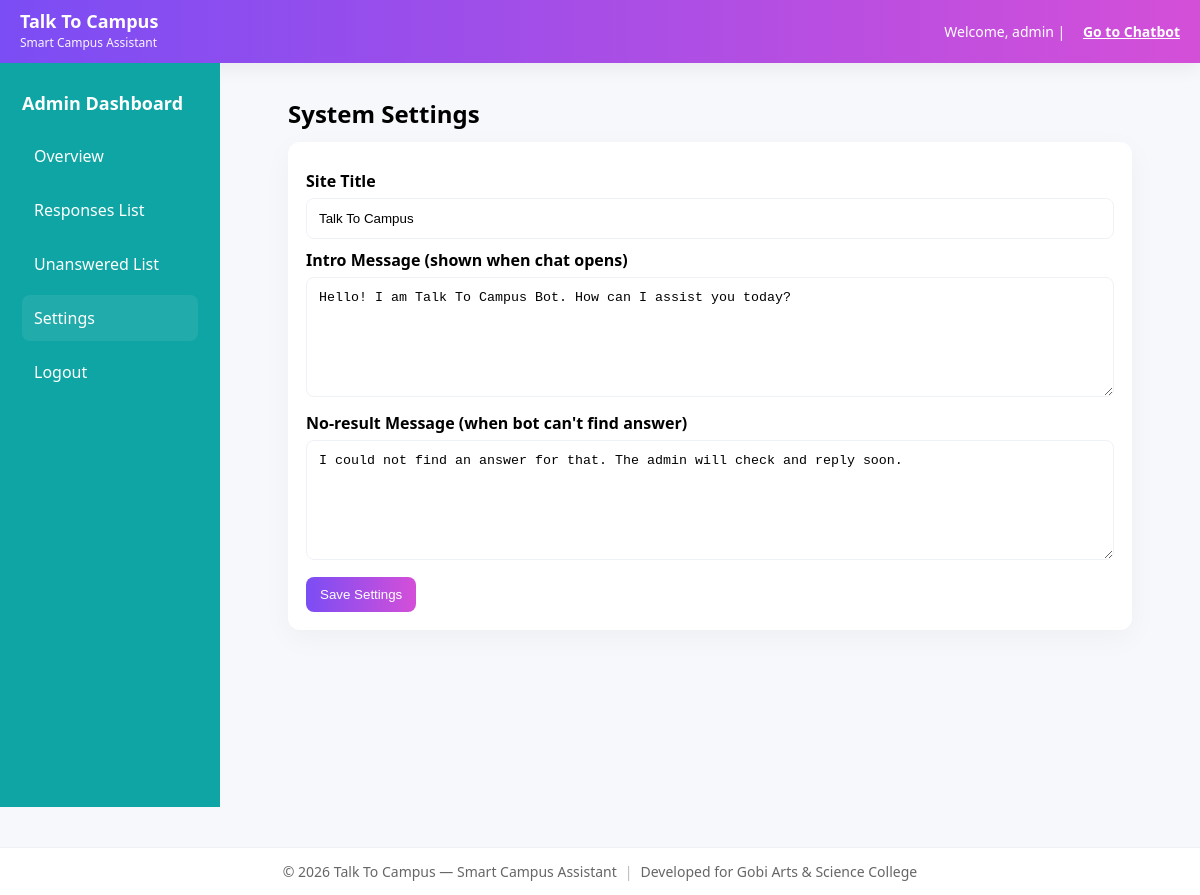
Screenshot of /admin/settings.php (signed in) with the database file from the repository.
### tables this page shows
CREATE TABLE system_info (
  id INT UNSIGNED NOT NULL AUTO_INCREMENT,
  site_title VARCHAR(255) DEFAULT 'Talk To Campus',
  intro_msg TEXT,
  no_result_msg TEXT,
  logo_path VARCHAR(255) DEFAULT NULL,
  updated_at DATETIME DEFAULT CURRENT_TIMESTAMP ON UPDATE CURRENT_TIMESTAMP,
  PRIMARY KEY (id)
);

### admin/settings.php (the view, shortened to what this page needs)
<?php
include_once __DIR__ . '/../includes/db.php';
$site_title = 'Talk To Campus';
$intro_msg  = "Hello! I'm Talk To Campus Bot. How can I assist you today?";
$no_result  = "I couldn't find an answer for that. We'll check with admin.";
$result = mysqli_query($mysqli, "SELECT * FROM system_info LIMIT 1");
if ($result && mysqli_num_rows($result) > 0) {
    $row = mysqli_fetch_assoc($result);
    $site_title = $row['site_title'];
    $intro_msg  = $row['intro_msg'];
    $no_result  = $row['no_result_msg'];
}
?>
<!doctype html>
<html lang="en">
<head>
</head>
<body>
  <div class="topbar" role="banner">
    <div class="brand" aria-label="Site title">
      <div class="title">Talk To Campus</div>
      <div class="subtitle">Smart Campus Assistant</div>
    </div>
    <div class="right">Welcome, <?php echo htmlspecialchars($_SESSION['admin_user']); ?> | <a style="color:#fff;text-decoration:underline" href="/TALK-TO-CAMPUS">Go to Chatbot</a></div>
  </div>
  <div class="layout">
    <aside class="sidebar" role="navigation" aria-label="Admin menu">
      <h3>Admin Dashboard</h3>
      <ul class="nav" role="menu">
        <li role="none"><a role="menuitem" href="dashboard.php">Overview</a></li>
        <li role="none"><a role="menuitem" href="responses.php">Responses List</a></li>
        <li role="none"><a role="menuitem" href="unanswered.php">Unanswered List</a></li>
        <li role="none"><a role="menuitem" href="settings.php" class="active">Settings</a></li>
        <li role="none"><a role="menuitem" href="logout.php">Logout</a></li>
      </ul>
    </aside>
    <main class="content">
      <h2 style="margin:6px 0 12px">System Settings</h2>
      <div class="panel">
        <form method="post" action="">
          <label>Site Title</label>
          <input name="site_title" value="<?php echo htmlspecialchars($site_title); ?>" />
          <label>Intro Message (shown when chat opens)</label>
          <textarea name="intro_msg"><?php echo htmlspecialchars($intro_msg); ?></textarea>
          <label>No-result Message (when bot can't find answer)</label>
          <textarea name="no_result_msg"><?php echo htmlspecialchars($no_result); ?></textarea>
          <div style="margin-top:12px">
            <button type="submit" class="btn">Save Settings</button>
          </div>
        </form>
      </div>
    </main>
  </div>
  <?php include 'footer.php'; ?>
</body>
</html>

### admin/settings.php (style rules this page uses)
:root { --purple1:#7b4df4;--purple2:#d44fd8;--teal:#0ea5a4;--bg:#f6f8fb }
* { box-sizing:border-box }
body { margin:0;font-family:"Segoe UI",Roboto,Arial;background:var(--bg) }
.topbar { background:linear-gradient(90deg,var(--purple1),var(--purple2));color:#fff;padding:12px 20px;display:flex;align-items:center;justify-content:space-between;box-shadow:0 6px 18px rgba(20,10,40,0.06) }
.brand { display:flex; flex-direction:column; }
.brand .title { font-weight:700; font-size:18px; line-height:1; }
.brand .subtitle { font-size:12px; opacity:0.95; margin-top:4px; }
.topbar .right { font-size:14px; }
.topbar a { color:#fff;text-decoration:underline;margin-left:14px;font-weight:600 }
.layout { display:flex;min-height:calc(100vh - 56px) }
.sidebar { width:220px;background:var(--teal);color:#fff;padding:22px 18px }
.sidebar h3 { color:#fff;margin:6px 0 18px;font-size:18px }
.nav { list-style:none;padding:0;margin:12px 0 }
.nav li { margin:8px 0 }
.nav a { display:block;color:#fff;text-decoration:none;padding:12px;border-radius:8px }
.nav a.active, .nav a:hover { background:rgba(255,255,255,0.08) }
.panel { background:var(--card);padding:0;border-radius:10px;box-shadow:0 8px 30px rgba(10,10,30,0.04);overflow:hidden }
.sidebar { width:220px;background:var(--teal);color:#fff;padding:22px }
.content { flex:1;padding:28px;max-width:900px;margin:0 auto }
.panel { background:#fff;padding:18px;border-radius:12px;box-shadow:0 8px 30px rgba(10,10,30,0.04) }
label { display:block;margin:10px 0 6px;font-weight:600 }
input,textarea { width:100%;padding:12px;border-radius:8px;border:1px solid #eef2f7 }
textarea { min-height:120px }
.btn { background:linear-gradient(90deg,var(--purple1),var(--purple2));color:#fff;padding:10px 14px;border-radius:8px;border:0;cursor:pointer }

### rows the page displays
system_info: site_title "Talk To Campus", intro_msg "Hello! I am Talk To Campus Bot. How can I assist you today?", no_result_msg "I could not find an answer for that. The admin will check and reply soon."

### other values shown
$_SESSION['admin_user'] "admin"
